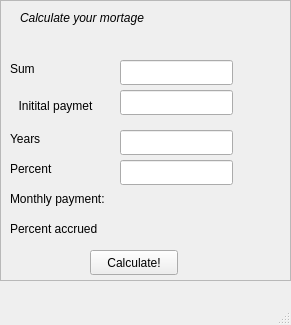
<?xml version="1.0" encoding="UTF-8"?>
<ui version="4.0">
 <class>MainWindow</class>
 <widget class="QMainWindow" name="MainWindow">
  <property name="geometry">
   <rect>
    <x>0</x>
    <y>0</y>
    <width>291</width>
    <height>325</height>
   </rect>
  </property>
  <property name="windowTitle">
   <string>MainWindow</string>
  </property>
  <widget class="QWidget" name="centralwidget">
   <widget class="QFrame" name="frame">
    <property name="geometry">
     <rect>
      <x>0</x>
      <y>0</y>
      <width>291</width>
      <height>281</height>
     </rect>
    </property>
    <property name="frameShape">
     <enum>QFrame::StyledPanel</enum>
    </property>
    <property name="frameShadow">
     <enum>QFrame::Raised</enum>
    </property>
    <widget class="QLabel" name="label">
     <property name="geometry">
      <rect>
       <x>20</x>
       <y>10</y>
       <width>161</width>
       <height>17</height>
      </rect>
     </property>
     <property name="text">
      <string>&lt;html&gt;&lt;head/&gt;&lt;body&gt;&lt;p&gt;&lt;span style=&quot; font-style:italic;&quot;&gt;Calculate your mortage&lt;/span&gt;&lt;/p&gt;&lt;/body&gt;&lt;/html&gt;</string>
     </property>
    </widget>
    <widget class="QLabel" name="label_4">
     <property name="geometry">
      <rect>
       <x>10</x>
       <y>130</y>
       <width>111</width>
       <height>17</height>
      </rect>
     </property>
     <property name="text">
      <string>Years</string>
     </property>
    </widget>
    <widget class="QLineEdit" name="yearsInput">
     <property name="geometry">
      <rect>
       <x>120</x>
       <y>130</y>
       <width>113</width>
       <height>25</height>
      </rect>
     </property>
    </widget>
    <widget class="QLabel" name="label_5">
     <property name="geometry">
      <rect>
       <x>10</x>
       <y>190</y>
       <width>131</width>
       <height>17</height>
      </rect>
     </property>
     <property name="text">
      <string>Monthly payment:</string>
     </property>
    </widget>
    <widget class="QLabel" name="payment_res">
     <property name="geometry">
      <rect>
       <x>140</x>
       <y>190</y>
       <width>131</width>
       <height>17</height>
      </rect>
     </property>
     <property name="text">
      <string/>
     </property>
    </widget>
    <widget class="QLabel" name="percent">
     <property name="geometry">
      <rect>
       <x>10</x>
       <y>160</y>
       <width>111</width>
       <height>17</height>
      </rect>
     </property>
     <property name="text">
      <string>Percent</string>
     </property>
    </widget>
    <widget class="QLineEdit" name="percentInput">
     <property name="geometry">
      <rect>
       <x>120</x>
       <y>160</y>
       <width>113</width>
       <height>25</height>
      </rect>
     </property>
    </widget>
    <widget class="QLabel" name="label_6">
     <property name="geometry">
      <rect>
       <x>10</x>
       <y>220</y>
       <width>131</width>
       <height>17</height>
      </rect>
     </property>
     <property name="text">
      <string>Percent accrued</string>
     </property>
    </widget>
    <widget class="QLabel" name="percentRes">
     <property name="geometry">
      <rect>
       <x>140</x>
       <y>220</y>
       <width>131</width>
       <height>17</height>
      </rect>
     </property>
     <property name="text">
      <string/>
     </property>
    </widget>
    <widget class="QPushButton" name="pushButton">
     <property name="geometry">
      <rect>
       <x>90</x>
       <y>250</y>
       <width>88</width>
       <height>25</height>
      </rect>
     </property>
     <property name="text">
      <string>Calculate!</string>
     </property>
    </widget>
    <widget class="QLabel" name="label_3">
     <property name="geometry">
      <rect>
       <x>0</x>
       <y>90</y>
       <width>111</width>
       <height>31</height>
      </rect>
     </property>
     <property name="text">
      <string>Initital paymet</string>
     </property>
     <property name="alignment">
      <set>Qt::AlignCenter</set>
     </property>
     <property name="margin">
      <number>5</number>
     </property>
    </widget>
    <widget class="QLineEdit" name="initialinput">
     <property name="geometry">
      <rect>
       <x>120</x>
       <y>90</y>
       <width>113</width>
       <height>25</height>
      </rect>
     </property>
    </widget>
    <widget class="QLineEdit" name="sumInput">
     <property name="geometry">
      <rect>
       <x>120</x>
       <y>60</y>
       <width>113</width>
       <height>25</height>
      </rect>
     </property>
    </widget>
    <widget class="QLabel" name="label_2">
     <property name="geometry">
      <rect>
       <x>10</x>
       <y>60</y>
       <width>66</width>
       <height>17</height>
      </rect>
     </property>
     <property name="text">
      <string>Sum</string>
     </property>
    </widget>
   </widget>
  </widget>
  <widget class="QMenuBar" name="menubar">
   <property name="geometry">
    <rect>
     <x>0</x>
     <y>0</y>
     <width>291</width>
     <height>22</height>
    </rect>
   </property>
  </widget>
  <widget class="QStatusBar" name="statusbar"/>
 </widget>
 <resources/>
 <connections/>
</ui>
